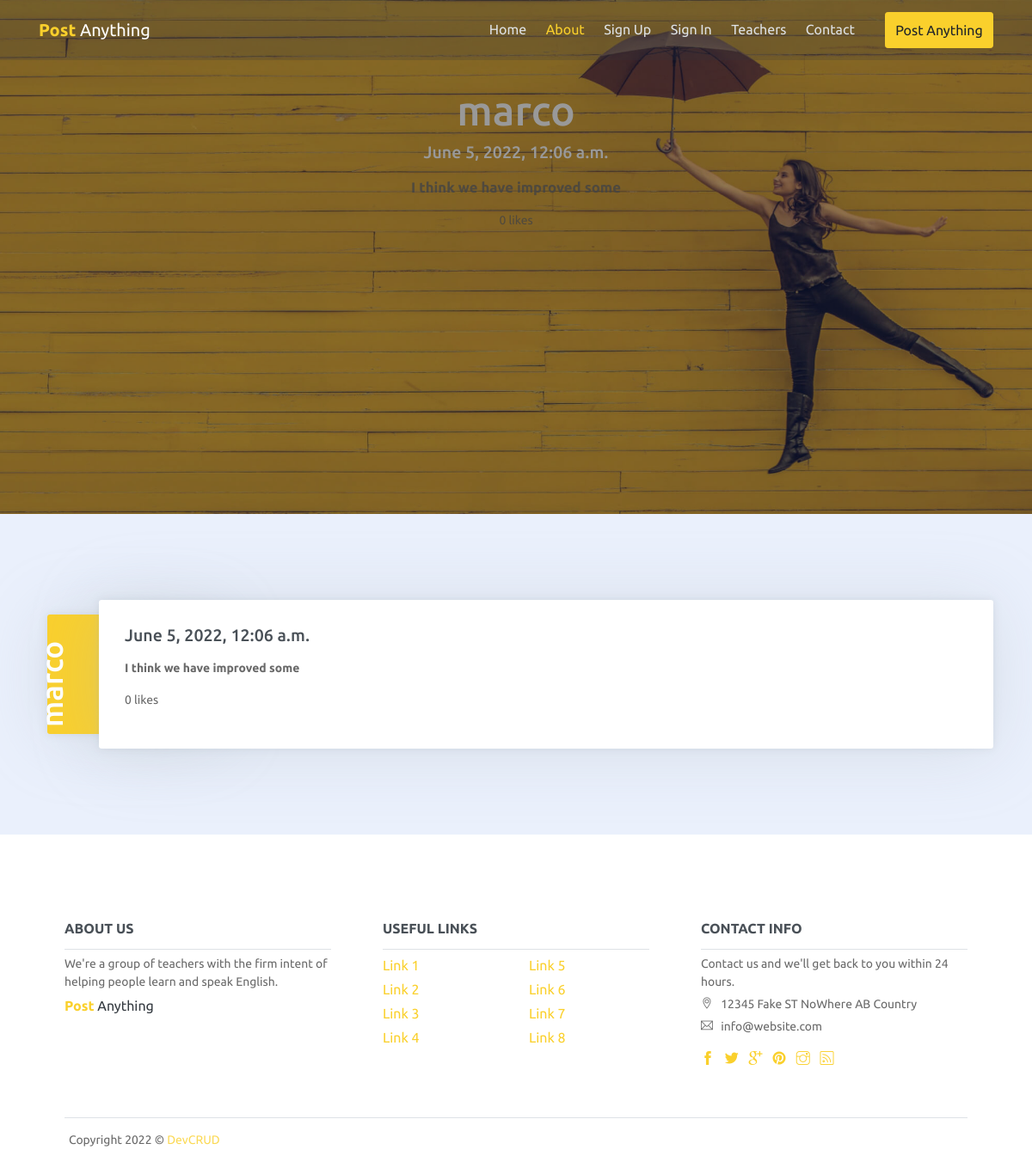
Screenshot of /comment/3/2 with the database file from the repository.
### blog/models.py (models this page shows, shortened)
class Comments(Model):
    content = CharField(max_length=300)
    num_likes = IntegerField(default=0)
    date_created = DateTimeField(auto_now=True)
    author = ForeignKey(to=User, on_delete=CASCADE)
    topic = ForeignKey(to=Topics, on_delete=CASCADE)

### blog/views.py (the view)
# urls.py: path("comment/<int:pk>/<int:topic_id>", view=views.detail_comment, name="detail_comment")
def detail_comment(request, pk, topic_id):
    comment = Comments.objects.get(pk=pk)
    topic = Topics.objects.get(id=topic_id)
    return render(request, "blog/detail_comment.html", {"comment": comment, "topic":topic})

### blog/templates/blog/detail_comment.html (shortened to what this page needs)
{% extends "blog/base.html" %}
{% block main %}
<header id="home" class="header">
    <div class="overlay"></div>
        <section id="about">
            <div class="container">
                <div class="after"><h1>{{comment.author}}</h1></div>
                <div class="content">
                    <h5 class="title mb-3">{{comment.date_created}}</h5>
                    <div class="row">
                        <div class="col">
                            <p><big><b>{{comment.content}}</b></big></p>
                        </div>
                    </div>
                    <p >{{comment.num_likes}} likes</p>
                </div>
            </div>
        </section>
</header>
<section id="about">
    <div class="container">
        <div class="about-wrapper">
            <div class="after"><h1>{{comment.author}}</h1></div>
            <div class="content">
                <h5 class="title mb-3">{{comment.date_created}}</h5>
                <div class="row">
                    <div class="col">
                        <p><b>{{comment.content}}</b></p>
                    </div>
                </div>
                <p >{{comment.num_likes}} likes</p>
            </div>
        </div>
    </div>
</section>
{% endblock main %}

### rows the page displays
Comments: author "marco", date_created "June 5, 2022, 12:06 a.m.", content "I think we have improved some", num_likes "0"
